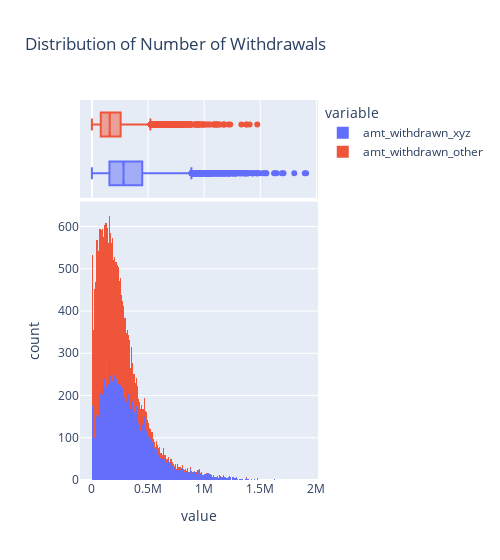

Notebook code cell kept with this figure:
### Code cell
fn.hist(atm, ['amt_withdrawn_xyz', 'amt_withdrawn_other'])

### Figure 1 — Plotly figure (JSON) as saved in the notebook; plotly's stock layout.template omitted (floating-point values rounded to 4 significant figures; data arrays with more than 128 entries replaced by an {"elided": "..."} marker saying what was removed)
{"data": [{"alignmentgroup": "True", "bingroup": "x", "hovertemplate": "variable=amt_withdrawn_xyz<br>value=%{x}<br>count=%{y}<extra></extra>", "legendgroup": "amt_withdrawn_xyz", "marker": {"color": "#636efa", "pattern": {"shape": ""}}, "name": "amt_withdrawn_xyz", "offsetgroup": "amt_withdrawn_xyz", "orientation": "v", "showlegend": true, "type": "histogram", "x": {"elided": "11589 int values"}, "xaxis": "x", "yaxis": "y"}, {"alignmentgroup": "True", "hovertemplate": "variable=amt_withdrawn_xyz<br>value=%{x}<extra></extra>", "legendgroup": "amt_withdrawn_xyz", "marker": {"color": "#636efa"}, "name": "amt_withdrawn_xyz", "notched": true, "offsetgroup": "amt_withdrawn_xyz", "showlegend": false, "type": "box", "x": {"elided": "11589 int values"}, "xaxis": "x2", "yaxis": "y2"}, {"alignmentgroup": "True", "bingroup": "x", "hovertemplate": "variable=amt_withdrawn_other<br>value=%{x}<br>count=%{y}<extra></extra>", "legendgroup": "amt_withdrawn_other", "marker": {"color": "#EF553B", "pattern": {"shape": ""}}, "name": "amt_withdrawn_other", "offsetgroup": "amt_withdrawn_other", "orientation": "v", "showlegend": true, "type": "histogram", "x": {"elided": "11589 int values"}, "xaxis": "x", "yaxis": "y"}, {"alignmentgroup": "True", "hovertemplate": "variable=amt_withdrawn_other<br>value=%{x}<extra></extra>", "legendgroup": "amt_withdrawn_other", "marker": {"color": "#EF553B"}, "name": "amt_withdrawn_other", "notched": true, "offsetgroup": "amt_withdrawn_other", "showlegend": false, "type": "box", "x": {"elided": "11589 int values"}, "xaxis": "x2", "yaxis": "y2"}], "layout": {"barmode": "relative", "legend": {"title": {"text": "variable"}, "tracegroupgap": 0}, "title": {"text": "Distribution of Number of Withdrawals"}, "width": 500, "xaxis": {"anchor": "y", "domain": [0, 1], "title": {"text": "value"}}, "xaxis2": {"anchor": "y2", "domain": [0, 1], "matches": "x", "showgrid": true, "showticklabels": false}, "yaxis": {"anchor": "x", "domain": [0, 0.7326], "title": {"text": "count"}}, "yaxis2": {"anchor": "x2", "domain": [0.7426, 1], "matches": "y2", "showgrid": false, "showline": false, "showticklabels": false, "ticks": ""}}}
